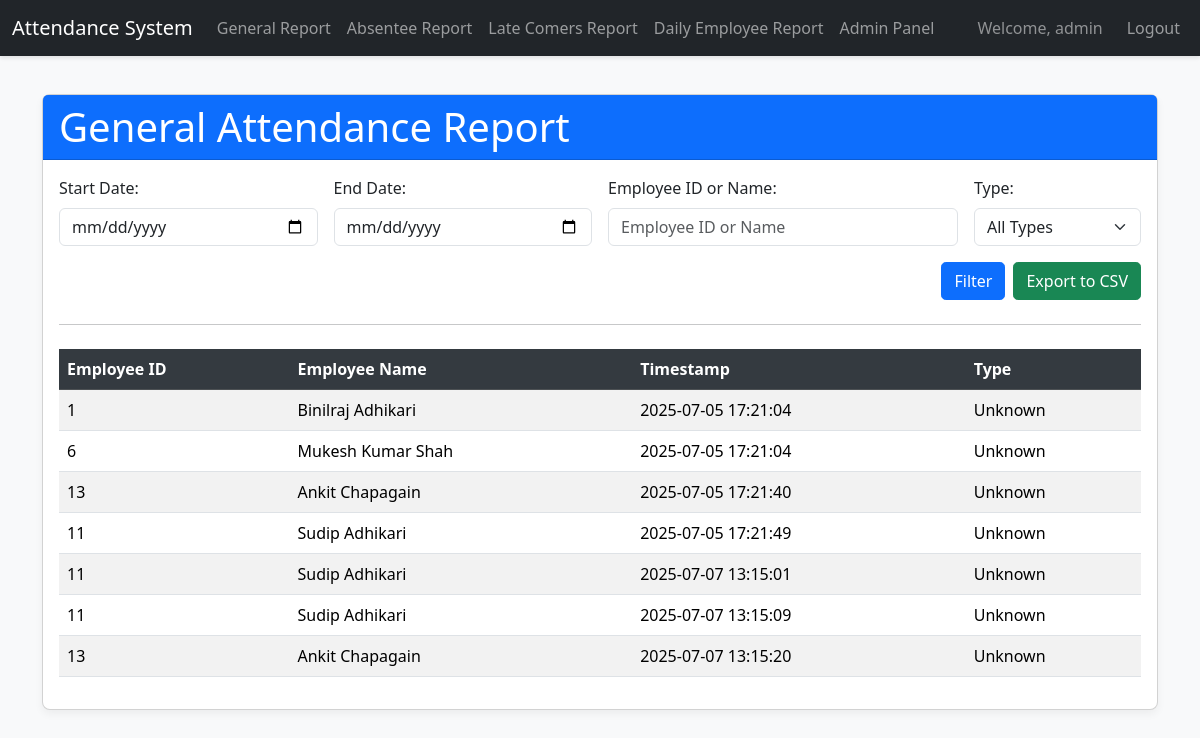
The page /report/general/ (signed in) on the database as committed earlier.
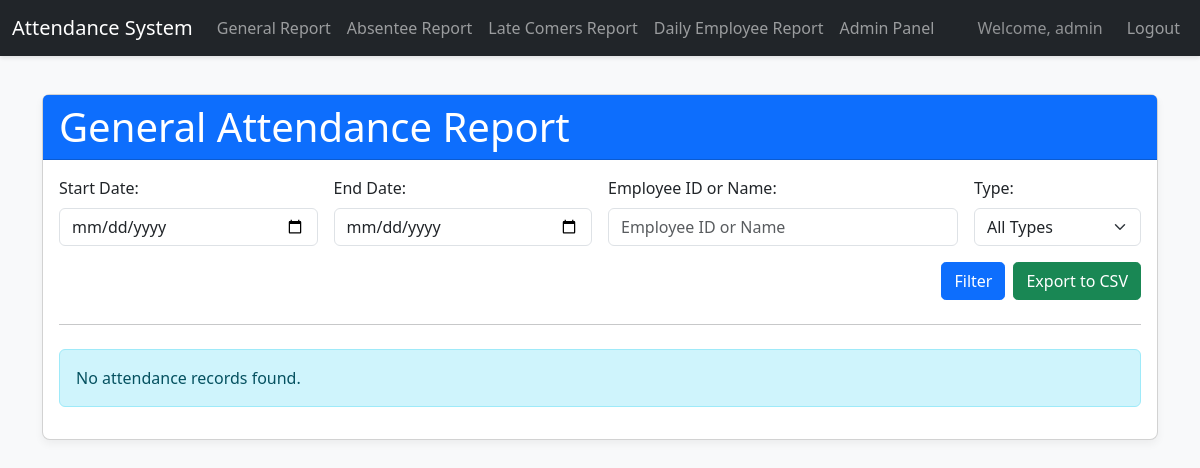
The same page on the database as committed later.
### attendance/models.py (models this page shows, shortened)
class AttendanceRecord(models.Model):
    ATTENDANCE_CHOICES = [
        ('CHECK_IN', 'Check-in (On Time)'),
        ('LATE_CHECK_IN', 'Check-in (Late)'), # Added this choice
        ('CHECK_OUT', 'Check-out'),
        ('UNKNOWN', 'Unknown')
    ]
    employee = models.ForeignKey(Employee, on_delete=models.CASCADE)
    timestamp = models.DateTimeField(auto_now_add=True)
    attendance_type = models.CharField(
        max_length=15, # Increased max_length to accommodate 'LATE_CHECK_IN'
        choices=ATTENDANCE_CHOICES,
        default='UNKNOWN'
    )
    class Meta:
        ordering = ['-timestamp'] # Order records by newest first

class Employee(models.Model):
    employee_id = models.CharField(max_length=50, unique=True)
    name = models.CharField(max_length=100)
    rfid_tag = models.CharField(max_length=50, unique=True, blank=True, null=True)
    class Meta:
        ordering = ['name'] # Order employees by name by default

### attendance/views.py (the view)
# urls.py: path('report/general/', views.AttendanceReportView.as_view(), name='attendance_report'),
class AttendanceReportView(AdminRequiredMixin, View):
    def get(self, request):
        starting_date_str = request.GET.get('starting_date')
        ending_date_str = request.GET.get('ending_date')
        employee_query = request.GET.get('employee')
        attendance_type_filter = request.GET.get('attendance_type')
        attendance_records = AttendanceRecord.objects.all().select_related('employee')
        try:
            if starting_date_str:
                starting_date = datetime.strptime(starting_date_str, '%Y-%m-%d').date()
                attendance_records = attendance_records.filter(timestamp__date__gte=starting_date)
            else:
                starting_date = None
            if ending_date_str:
                ending_date = datetime.strptime(ending_date_str, '%Y-%m-%d').date()
                attendance_records = attendance_records.filter(timestamp__date__lte=ending_date)
            else:
                ending_date = None
        except ValueError:
            print("Invalid date format provided for attendance report. Ignoring date filter.")
            starting_date = None
            ending_date = None
            attendance_records = AttendanceRecord.objects.none()
        if employee_query:
            attendance_records = attendance_records.filter(
                Q(employee__name__icontains=employee_query) |
                Q(employee__employee_id__icontains=employee_query)
            )
        if attendance_type_filter and attendance_type_filter != 'ALL':
            attendance_records = attendance_records.filter(attendance_type=attendance_type_filter)
        attendance_records = attendance_records.order_by('timestamp')
        context = {
            'attendance_records': attendance_records,
            'starting_date': starting_date,
            'ending_date': ending_date,
            'employee_query': employee_query,
            'attendance_type_filter': attendance_type_filter,
            'ATTENDANCE_CHOICES': AttendanceRecord._meta.get_field('attendance_type').choices
        }
        return render(request, 'attendance/attendance_report.html', context)

### attendance/views.py (called while the page is built)
    def test_func(self):
        return self.request.user.is_staff # Check if the user has staff status

### attendance/templates/attendance/attendance_report.html (shortened to what this page needs)
{% extends 'base.html' %}
{% block content %}
    <div class="card mt-4">
        <div class="card-header bg-primary text-white">
            <h1 class="card-title mb-0">General Attendance Report</h1>
        </div>
        <div class="card-body">
            <form method="get" action="{% url 'attendance:attendance_report' %}" class="row g-3 align-items-end">
                <div class="col-md-3">
                    <label for="starting_date" class="form-label">Start Date:</label>
                    <input type="date" id="starting_date" name="starting_date" class="form-control" value="{{ starting_date|date:'Y-m-d'|default:'' }}">
                </div>
                <div class="col-md-3">
                    <label for="ending_date" class="form-label">End Date:</label>
                    <input type="date" id="ending_date" name="ending_date" class="form-control" value="{{ ending_date|date:'Y-m-d'|default:'' }}">
                </div>
                <div class="col-md-4">
                    <label for="employee_search" class="form-label">Employee ID or Name:</label>
                    <input type="text" id="employee_search" name="employee" class="form-control" placeholder="Employee ID or Name" value="{{ employee_query|default:'' }}">
                </div>
                <div class="col-md-2">
                    <label for="attendance_type_filter" class="form-label">Type:</label>
                    <select id="attendance_type_filter" name="attendance_type" class="form-select">
                        <option value="ALL" {% if attendance_type_filter == 'ALL' or not attendance_type_filter %}selected{% endif %}>All Types</option>
                    </select>
                </div>
                <div class="col-12 d-flex justify-content-end mt-3">
                    <button type="submit" class="btn btn-primary me-2">Filter</button>
                    <a href="{% url 'attendance:export_attendance_csv' %}?starting_date={{ starting_date|date:'Y-m-d'|default:'' }}&ending_date={{ ending_date|date:'Y-m-d'|default:'' }}&employee={{ employee_query|default:'' }}&attendance_type={{ attendance_type_filter|default:'ALL' }}" class="btn btn-success">Export to CSV</a>
                </div>
            </form>
            <hr class="my-4">
            {% if attendance_records %}
                <div class="table-responsive">
                    <table class="table table-striped table-hover">
                        <thead class="table-dark">
                            <tr>
                                <th>Employee ID</th>
                                <th>Employee Name</th>
                                <th>Timestamp</th>
                                <th>Type</th>
                            </tr>
                        </thead>
                        <tbody>
                            {% for record in attendance_records %}
                                <tr>
                                    <td>{{ record.employee.employee_id }}</td>
                                    <td>{{ record.employee.name }}</td>
                                    <td>{{ record.timestamp|date:"Y-m-d H:i:s" }}</td>
                                    <td>{{ record.get_attendance_type_display }}</td>
                                </tr>
                            {% endfor %}
                        </tbody>
                    </table>
                </div>
            {% else %}
                <div class="alert alert-info mt-3" role="alert">
                    No attendance records found.
                </div>
            {% endif %}
        </div>
    </div>
{% endblock content %}

### attendance/templates/base.html (shortened to what this page needs)
<!DOCTYPE html>
<html lang="en">
<head>
    <link href="https://cdn.jsdelivr.net/npm/bootstrap@5.3.3/dist/css/bootstrap.min.css" rel="stylesheet">
</head>
<body>
    <nav class="navbar navbar-expand-lg navbar-dark bg-dark fixed-top">
        <div class="container-fluid">
            <a class="navbar-brand" href="#">Attendance System</a>
            <div class="collapse navbar-collapse" id="navbarNav">
                <ul class="navbar-nav me-auto mb-2 mb-lg-0">
                    <li class="nav-item">
                        <a class="nav-link" href="{% url 'attendance:attendance_report' %}">General Report</a>
                    </li>
                    <li class="nav-item">
                        <a class="nav-link" href="{% url 'attendance:absentee_report' %}">Absentee Report</a>
                    </li>
                    <li class="nav-item">
                        <a class="nav-link" href="{% url 'attendance:late_comers_report' %}">Late Comers Report</a>
                    </li>
                    <li class="nav-item">
                        <a class="nav-link" href="{% url 'attendance:employee_daily_attendance_report' %}">Daily Employee Report</a>
                    </li>
                    <li class="nav-item">
                        <a class="nav-link" href="/admin/">Admin Panel</a>
                    </li>
                </ul>
                <ul class="navbar-nav ms-auto mb-2 mb-lg-0">
                    {% if user.is_authenticated %}
                        <li class="nav-item">
                            <span class="nav-link text-white-50">Welcome, {{ user.username }}</span>
                        </li>
                        <li class="nav-item">
                            <a class="nav-link btn btn-outline-light btn-sm ms-2" href="{% url 'admin:logout' %}">Logout</a>
                        </li>
                    {% else %}
                        <li class="nav-item">
                            <a class="nav-link btn btn-outline-light btn-sm" href="{% url 'admin:login' %}">Login</a>
                        </li>
                    {% endif %}
                </ul>
            </div>
        </div>
    </nav>
    <div class="container mt-4">
        {% block content %}
        {% endblock %}
    </div>
</body>
</html>

### attendance/templates/base.html (style rules this page uses)
body { padding-top: 70px; background-color: #f8f9fa; }
.navbar { box-shadow: 0 2px 4px rgba(0,0,0,.1); }
.card { box-shadow: 0 4px 8px rgba(0,0,0,.05); border-radius: 0.5rem; }
.form-label { font-weight: 500; }
.btn { border-radius: 0.3rem; }

Rows that differ between the two databases and show on the page:
removed AttendanceRecord: employee.employee_id "1", employee.name "Binilraj Adhikari", timestamp "2025-07-05 17:21:04", attendance_type "Unknown"
removed AttendanceRecord: employee.employee_id "6", employee.name "Mukesh Kumar Shah", timestamp "2025-07-05 17:21:04", attendance_type "Unknown"
removed AttendanceRecord: employee.employee_id "13", employee.name "Ankit Chapagain", timestamp "2025-07-05 17:21:40", attendance_type "Unknown"
removed AttendanceRecord: employee.employee_id "11", employee.name "Sudip Adhikari", timestamp "2025-07-05 17:21:49", attendance_type "Unknown"
removed AttendanceRecord: employee.employee_id "11", employee.name "Sudip Adhikari", timestamp "2025-07-07 13:15:01", attendance_type "Unknown"
removed AttendanceRecord: employee.employee_id "11", employee.name "Sudip Adhikari", timestamp "2025-07-07 13:15:09", attendance_type "Unknown"
removed AttendanceRecord: employee.employee_id "13", employee.name "Ankit Chapagain", timestamp "2025-07-07 13:15:20", attendance_type "Unknown"
Other text that changed with them:
text no longer shown: "Employee ID Employee Name Timestamp Type"
text now shown: "No attendance records found ."
